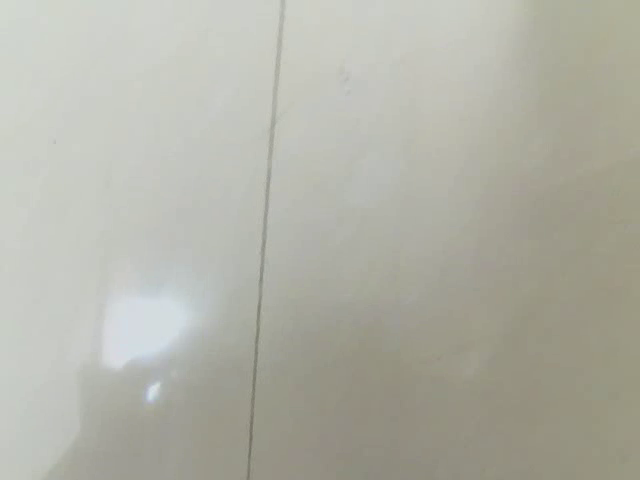
#> input picture frame 30 of Things/output.mp4, 640 x 480 px
$ python test.py
#> lines starting #> are read from the running program, lines starting #| are printed output that depends on the picture; after the words box and inside, x2 and y2 are one past the last pixel; in counts of white or black regions, pixels touching at a corner belong together
import cv2
import numpy as np


def horn_schunck_optical_flow(prev_frame, next_frame, alpha=1.0, iterations=5):
    # 转换为灰度图像
    prev_gray = cv2.cvtColor(prev_frame, cv2.COLOR_BGR2GRAY)
    next_gray = cv2.cvtColor(next_frame, cv2.COLOR_BGR2GRAY)

    # 设置Horn-Schunck参数
    params = {
        'pyr_scale': 0.5,
        'levels': 3,
        'winsize': 15,
        'iterations': iterations,
        'poly_n': 5,
        'poly_sigma': 1.1,
        'flags': 0
    }

    # 计算光流
    flow = cv2.calcOpticalFlowFarneback(prev_gray, next_gray, None, **params)

    # 可视化光流
    flow_image = draw_optical_flow_arrows(prev_frame, flow)

    return flow_image


def draw_optical_flow_arrows(frame, flow, step=16):
    h, w = flow.shape[:2]
    y, x = np.mgrid[step // 2:h:step, step // 2:w:step].reshape(2, -1).astype(int)
    fx, fy = flow[y, x].T

    # 创建线的终点坐标
    lines = np.vstack([x, y, x + fx, y + fy]).T.reshape(-1, 2, 2)
    lines = np.int32(lines + 0.5)

    # 创建光流可视化图像
    flow_image = np.copy(frame)
    cv2.polylines(flow_image, lines, 0, (0, 255, 0), 2)

    return flow_image


# 读取视频
video_cap = cv2.VideoCapture(r"E:/VisionClass/VisionClass/Things/output.mp4")
# 视频输出
fps = video_cap.get(cv2.CAP_PROP_FPS)  # 获得视频帧率，即每秒多少帧
size = (int(video_cap.get(cv2.CAP_PROP_FRAME_WIDTH)), int(video_cap.get(cv2.CAP_PROP_FRAME_HEIGHT)))
videoWriter = cv2.VideoWriter('./video/new_green.mp4', cv2.VideoWriter_fourcc('m', 'p', '4', 'v'), fps, size)

_, prev_frame = video_cap.read()
#> prev_frame is the input picture: shape (480, 640, 3); mean B, G, R 167.2, 177.8, 177.6

while True:
    # 读取下一帧
    ret, next_frame = video_cap.read()

    if not ret:
        break
    # 获取光流图像
    flow_image = horn_schunck_optical_flow(prev_frame, next_frame)
#> in draw_optical_flow_arrows, `fx, fy = flow[y, x].T`: fx = 1200 values, max 0.352 at index 907, min -6.29 at index 97, mean -0.136; fy = 1200 values, max 9.44 at index 816, min -0.047 at index 363, mean 0.207
#> in draw_optical_flow_arrows, `cv2.polylines(flow_image, lines, 0, (0, 255, 0), 2)`:
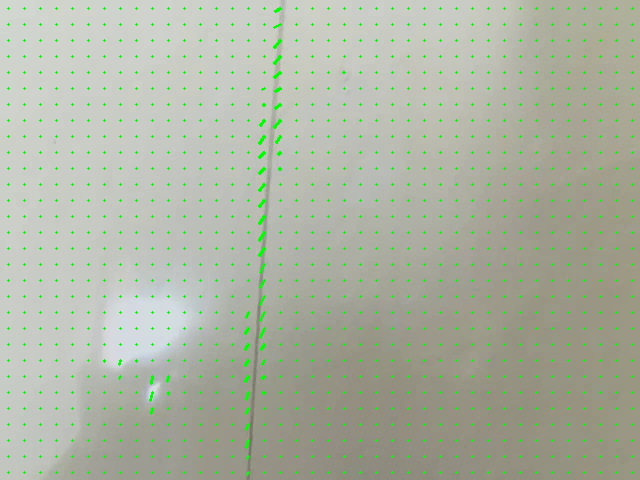
#> flow_image: shape (480, 640, 3); 2.26% of pixels changed, all inside (x1, y1, x2, y2) = (7, 7, 634, 476)

    # 显示结果
    cv2.imshow("Optical Flow (Horn-Schunck)", flow_image)

    # 更新上一帧
    prev_frame = next_frame

    # 退出条件
    if cv2.waitKey(30) & 0xFF == 27:
#> (key Esc is pressed here)
        break

# 释放资源
video_cap.release()
cv2.destroyAllWindows()

$ run again, starting later in the video
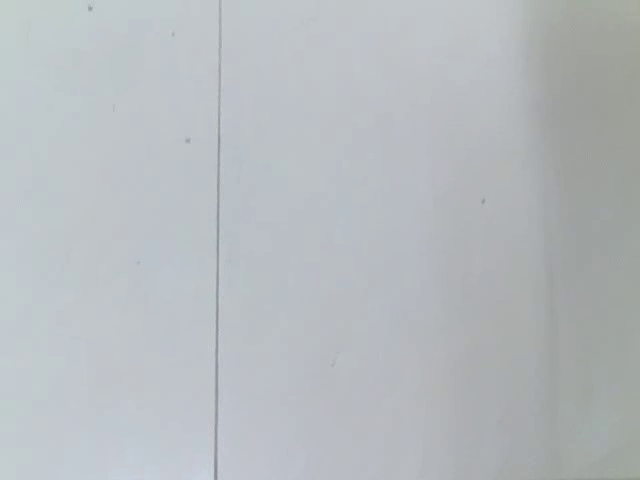
#> input picture frame 139 of Things/output.mp4, 640 x 480 px
#> prev_frame is the input picture: shape (480, 640, 3); mean B, G, R 190.2, 187.3, 182.1
#> fx = 1200 values, max 0.0299 at index 273, min -2.97 at index 1173, mean -0.0532; fy = 1200 values, max 9.14 at index 533, min -4.26 at index 1133, mean 0.13
#> in draw_optical_flow_arrows, `cv2.polylines(flow_image, lines, 0, (0, 255, 0), 2)`:
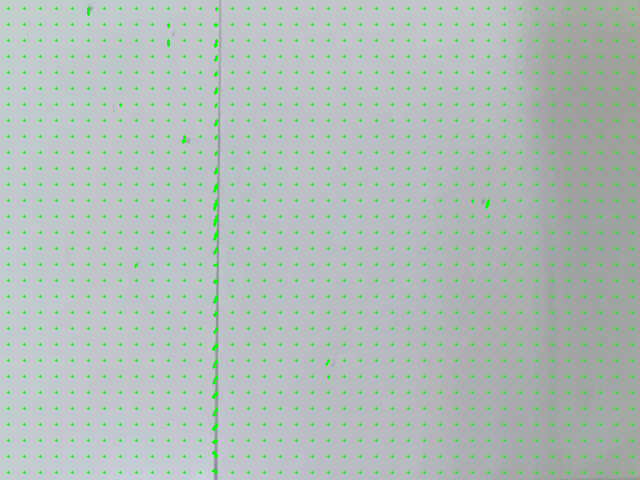
#> flow_image: shape (480, 640, 3); 2.13% of pixels changed, all inside (x1, y1, x2, y2) = (7, 7, 634, 474)

$ run again, starting later in the video
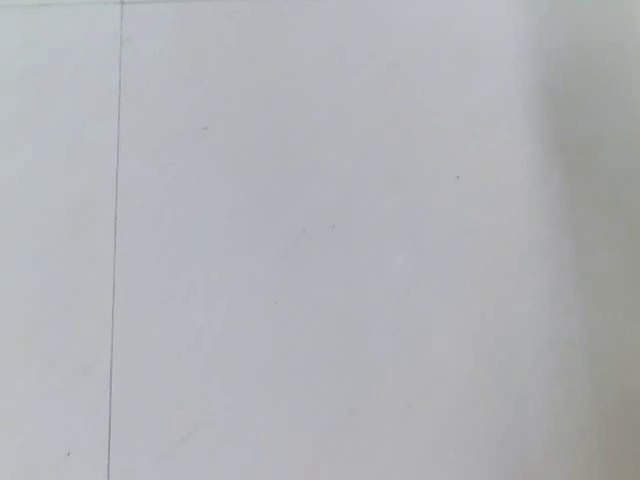
#> input picture frame 247 of Things/output.mp4, 640 x 480 px
#> prev_frame is the input picture: shape (480, 640, 3); mean B, G, R 182.5, 178.7, 176.9
#> fx = 1200 values, max 1.97 at index 966, min -0.172 at index 580, mean 0.0486; fy = 1200 values, max 1.57 at index 1046, min -6.46 at index 567, mean -0.0402
#> in draw_optical_flow_arrows, `cv2.polylines(flow_image, lines, 0, (0, 255, 0), 2)`:
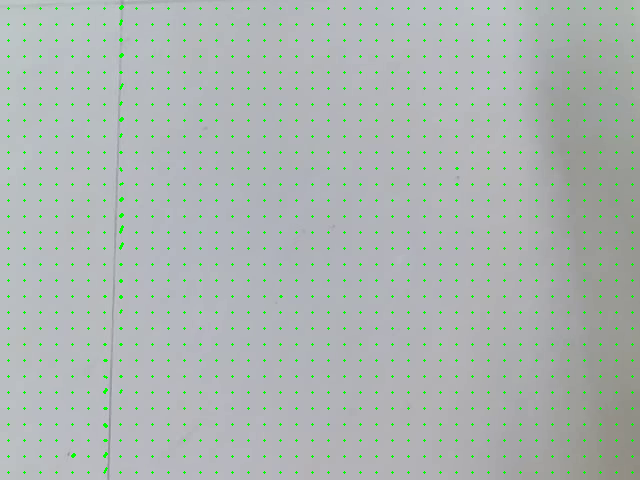
#> flow_image: shape (480, 640, 3); 2.05% of pixels changed, all inside (x1, y1, x2, y2) = (7, 5, 634, 474)
